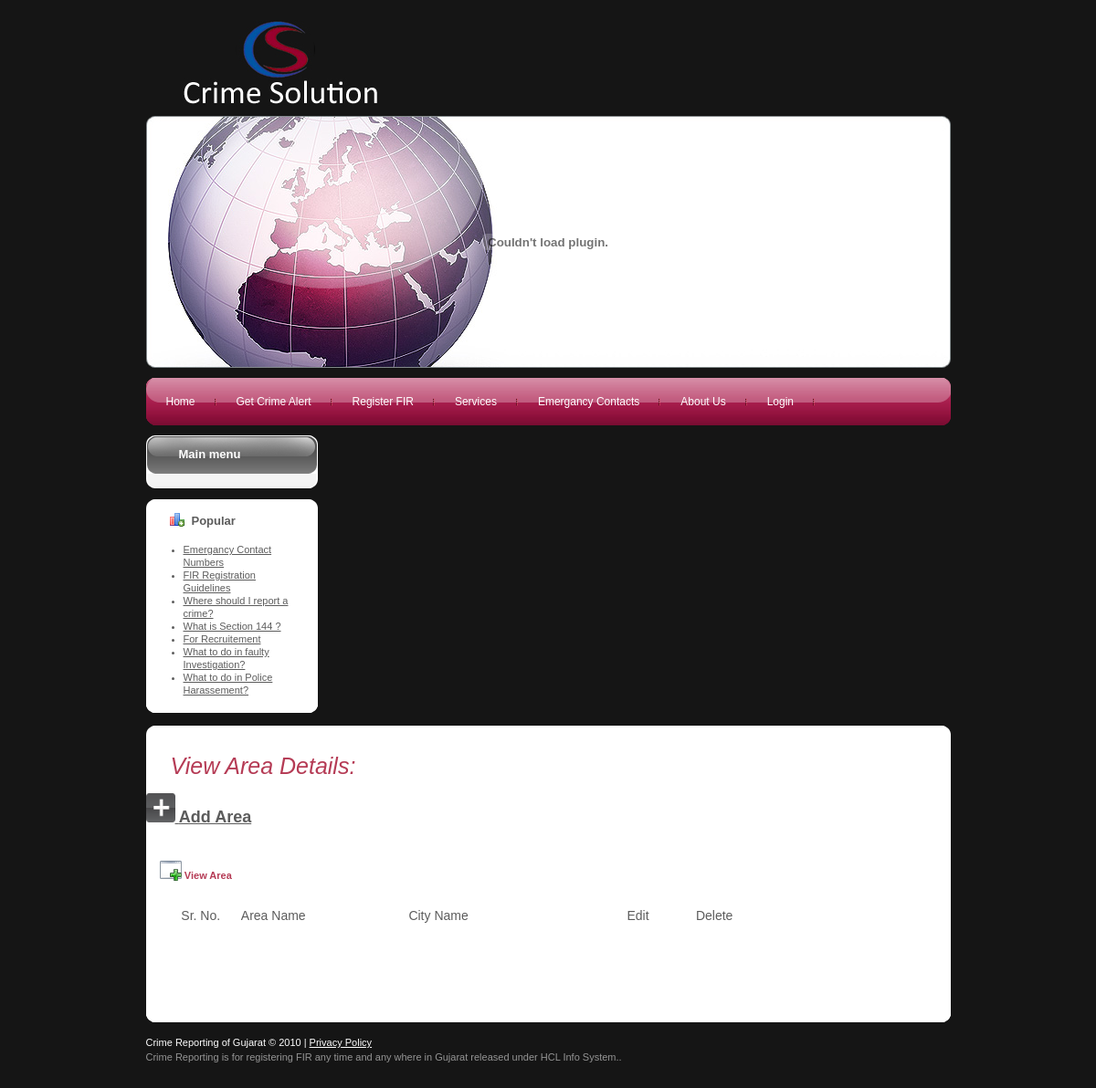
The app's page /viewarea.php, older data.
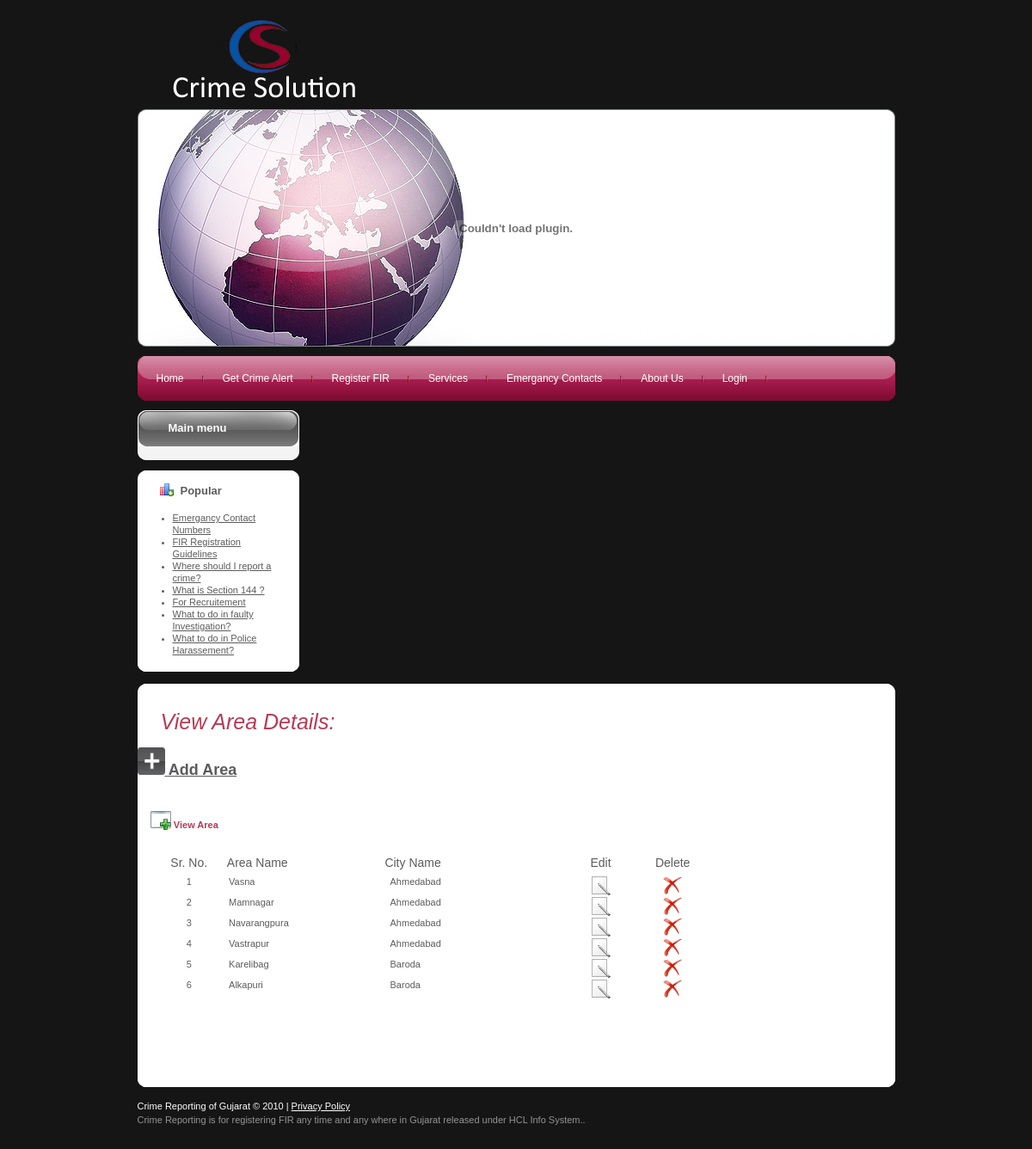
The same page, newer data.
### tables this page shows
CREATE TABLE `mstr_area` (
  `area_id` int(10) unsigned NOT NULL auto_increment,
  `area_name` varchar(45) NOT NULL,
  `pincode` int(10) unsigned NOT NULL,
  `city_id` int(10) unsigned NOT NULL,
  PRIMARY KEY  (`area_id`),
  KEY `FK_mstr_area_1` (`city_id`),
  CONSTRAINT `FK_mstr_area_1` FOREIGN KEY (`city_id`) REFERENCES `mstr_city` (`city_id`)
);

CREATE TABLE `mstr_city` (
  `city_id` int(10) unsigned NOT NULL auto_increment,
  `city_name` varchar(45) NOT NULL,
  PRIMARY KEY  (`city_id`)
);

### viewarea.php (the view, shortened to what this page needs)
<?php
include("header.php");
include("sidebar.php");
$selectQuery = "select *from mstr_area ma,mstr_city  mc where ma.city_id=mc.city_id ";
$resultSet = mysql_query($selectQuery) or die(mysql_error());
?>
<link rel="stylesheet" href="files/template.css" type="text/css">
<link rel="stylesheet" href="files/constant.css" type="text/css">
<div id="content">
  <div class="clear">
	<div id="container" class="wrapper-container">
       <div class="corner-top-left">
       <div class="corner-top-right">
       <div class="corner-bottom-left">
       <div class="corner-bottom-right">
      <h2 class="componentheading"><em>View Area Details: </em></h2>
      <p><a href="area.php" class="clear1 style7"><img src="images/addButton.png" /><span class="style15"> Add Area </span></a>
        </strong>      </p>
      <p>&nbsp;</p>
      <table width="76%" border="0" bgcolor="#FFFFFF">
	<tr>
		<td colspan="7" height="49" align="left" valign="middle" class="rowBorder">&nbsp;&nbsp;&nbsp;&nbsp;
		<img src="images/view.png" align="absbottom"/><span class="highlight"> View Area </span></td>
	</tr>
	<tr>
		<td height="5" colspan="7"></td>
	</tr>
	<tr >
	  <td width="3%">&nbsp;</td>
      <td width="12%" align="center" class="style4 tableHeading style2">Sr. No.</td>
      <td width="28%" class="style4 tableHeading style2">&nbsp;Area Name</td>
      <td width="32%" class="style4 tableHeading style2">City Name </td>
      <td width="11%" align="center" class="style4 tableHeading style2">Edit</td>
      <td width="14%" align="center" class="style4 tableHeading style2">Delete</td>
    </tr>
	<tr>
	<td colspan="7" height="5"></td>
</tr>
<tr>
	<td colspan="7" height="3"></td>
</tr>
    <?php
	$i = 1;
	while($record=mysql_fetch_array($resultSet))
	{
	?>
    <tr >
      <td >&nbsp;</td>
      <td align="center" ><?php echo $i++; ?></td>
      <td align="left" >&nbsp;&nbsp;<?php echo $record["area_name"];?></td>
      <td align="left" >&nbsp;&nbsp;<?php echo $record["city_name"];?></td>
      <td align="center" ><a href="editarea.php?areaname=<?php echo $record["area_name"];?>">
	  <img title="Edit area" src="images/edit.png"  /> </a></td>
      <td align="center" ><a href="deletearea.php?areaname=<?php echo $record["area_name"];?>">
	  <img title="Delete area Details" src="images/delete.png" /></a></td>
    </tr>
    <?php
	}
	?>
    <tr  >
      <td colspan="9" >&nbsp;</td>
    </tr>
  </table>
      <p>&nbsp;</p>
      <p>&nbsp;</p>
      <p>&nbsp;</p>
      </div>
       </div>
	</div>
	</div>
	</div>
      <?php include("footer.php");?>

Row changes from the older to the newer data that the page shows:
added mstr_area: area_name "Vasna", city.city_name "Ahmedabad"
added mstr_area: area_name "Mamnagar", city.city_name "Ahmedabad"
added mstr_area: area_name "Navarangpura", city.city_name "Ahmedabad"
added mstr_area: area_name "Vastrapur", city.city_name "Ahmedabad"
added mstr_area: area_name "Karelibag", city.city_name "Baroda"
added mstr_area: area_name "Alkapuri", city.city_name "Baroda"
